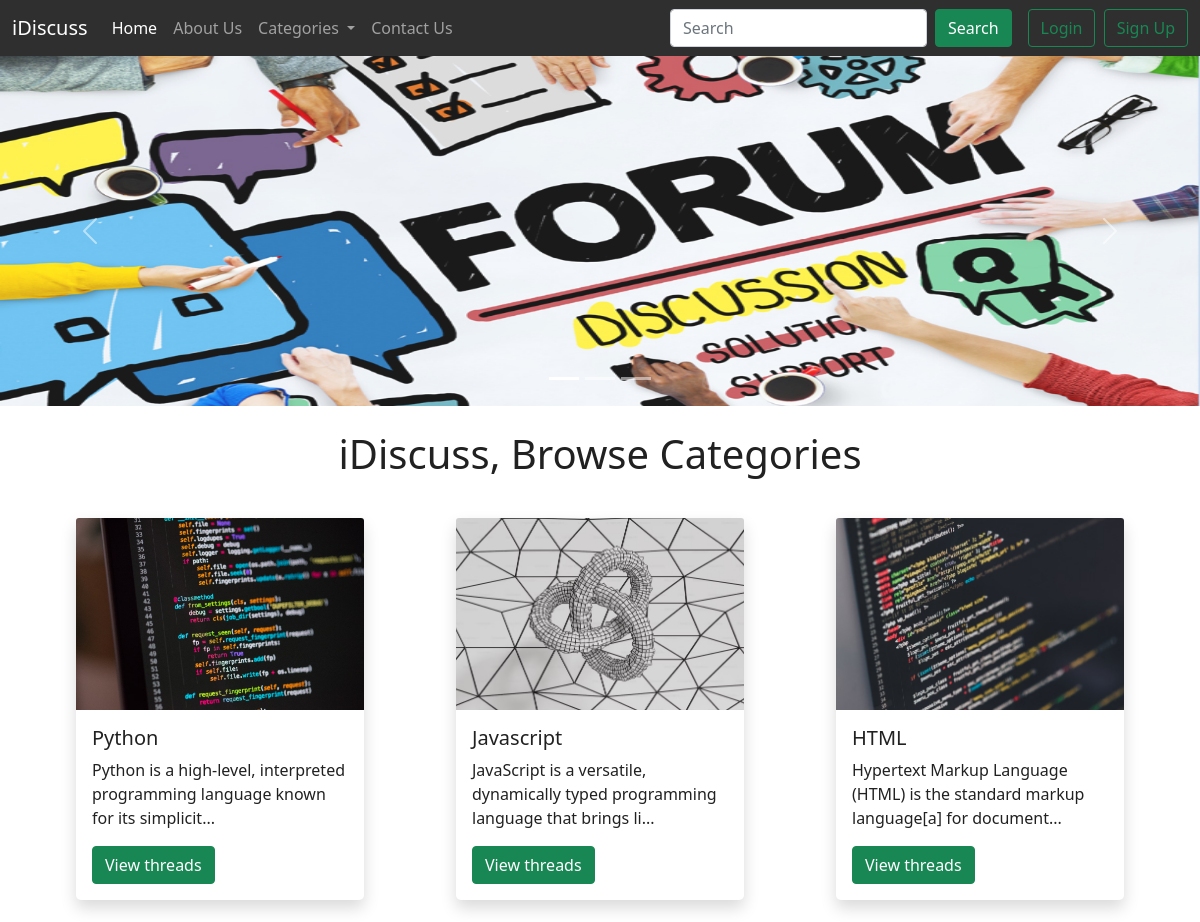
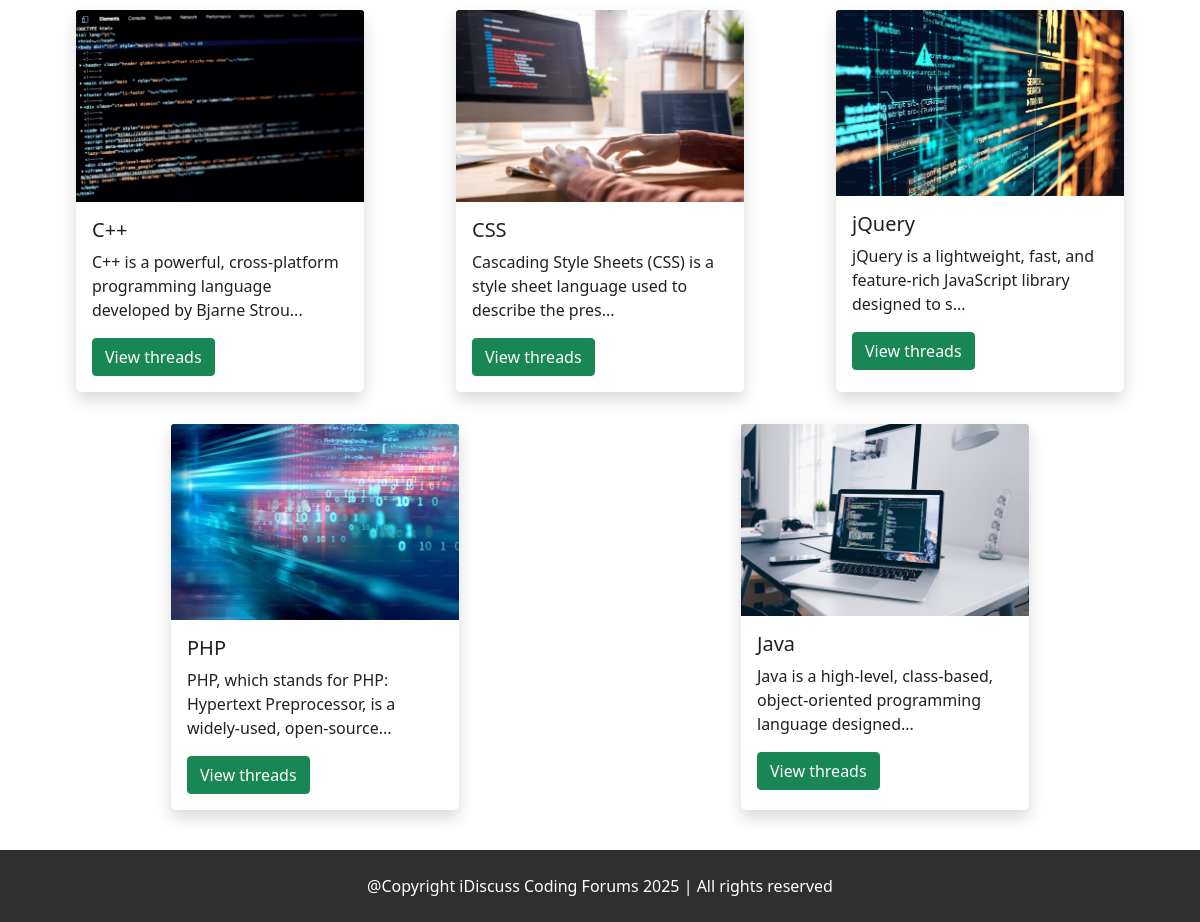
The page / on the database its author committed (2 pictures, top to bottom).
### tables this page shows
CREATE TABLE `catagory` (
  `srno` int(11) NOT NULL,
  `catagroyname` varchar(20) NOT NULL,
  `catagroydisc` varchar(500) NOT NULL,
  `dt` datetime NOT NULL DEFAULT current_timestamp()
);

### index.php (the view, shortened to what this page needs)
<!doctype html>
<html lang="en">
<head>
    <link href="https://cdn.jsdelivr.net/npm/bootstrap@5.0.2/dist/css/bootstrap.min.css" rel="stylesheet"
>
    <link id="themes-link" rel="stylesheet" href="partials/style.css">
</head>
<body style="margin:0;padding:0" class="theme">
    <?php require 'partials/header.php'; ?>
    <?php include 'partials/slider.php'; ?>
    <div class="container my-4 ">
        <h1 class="text-center my-4">iDiscuss, Browse Categories</h1>
        <div class="row ">
            <?php
        require "partials/dbconnect.php";
        $sql = "select * from `catagory`";
        $result = mysqli_query($conn,$sql);
        while($row = mysqli_fetch_assoc($result)) {
            $srno = $row['srno'];
            $title = $row['catagroyname'];
            $desc = $row['catagroydisc'];
            echo '<div class="col my-3 d-flex justify-content-center">
                    <div class="transform card-theme shadow rounded-3" style="width: 18rem;">
                        <img src="partials/'.$srno.'.avif" class="card-img-top" alt="...">
                        <div class="card-body">
                            <h5 class="card-title">'.$title.'</h5>
                            <p class="card-text">'.substr($desc,0,80).'...</p>
                            <a href="threadlist.php?cid='.$srno.'" class="btn btn-success">View threads</a>
                        </div>
                    </div>
                </div>';
        }
    ?>
        </div>
    </div>
    <?php
     require 'partials/footer.php'; ?>
</body>
</html>

### partials/header.php (shortened to what this page needs)
<?php
echo '<nav class="navbar navbar-expand-lg navbar-dark header-theme" id="navbar">
        <div class="container-fluid">
        <a class="navbar-brand header-theme navbar" href="index.php">iDiscuss</a>
        <button class="navbar-toggler" type="button" data-bs-toggle="collapse" data-bs-target="#navbarSupportedContent" aria-controls="navbarSupportedContent" aria-expanded="false" aria-label="Toggle navigation">
          <span class="navbar-toggler-icon"></span>
        </button>
        <div class="collapse navbar-collapse " id="navbarSupportedContent">
          <ul class="navbar-nav me-auto mb-2 mb-lg-0 ">
            <li class="nav-item">
              <a class="nav-link active header-theme" aria-current="page" href="index.php">Home</a>
            </li>
            <li class="nav-item">
              <a class="nav-link header-theme" href="about.php">About Us</a>
            </li>
            <li class="nav-item dropdown">
              <a class="nav-link dropdown-toggle header-theme" id="navbarDropdown" role="button" data-bs-toggle="dropdown" aria-expanded="false">
                Categories
              </a>
              <ul class="dropdown-menu header-theme" aria-labelledby="navbarDropdown">';
?>
<?php
              echo '</ul>
            </li>
            <li class="nav-item">
              <a class="nav-link header-theme" href="contact.php" > Contact Us</a>
            </li>
          </ul>';
          echo '
            <form class="d-flex my-2 my-lg-0 me-3" method="GET" action ="search.php">
              <input class="form-control me-2 card-theme" name="search" type="search" placeholder="Search" aria-label="Search">
              <button class="btn btn-success" type="submit">Search</button>
            </form>';
      if(isset($_SESSION['loggedin']) && $_SESSION['loggedin']==true) {
        $image=($_SESSION['image']);
        echo '
        <div class="dropdown d-flex">
          <a class="me-2 ps-0 ps-lg-4 pe-2" href="#" id="navbarDropdown" role="button" data-bs-toggle="dropdown" aria-expanded="false">
            <img src="'.$image.'" class="rounded-circle" width="37px" height="37px" alt="...">
          </a>
        <div class="header-theme my-0 py-2 pe-2">'.$_SESSION["username"].'</div>
          <ul class="dropdown-menu card-theme" aria-labelledby="navbarDropdown">
            <li><a class="dropdown-item card-theme" href="profile.php">Profile</a></li>
            <li><hr class="dropdown-divider"></li>
            <li><a class="dropdown-item card-theme" href="#" onclick="defaultTheme()" >▼ Theme (default)</a></li>
            <li><a class="dropdown-item bg-light text-dark" href="#" onclick="lightTheme()">Light</a></li>
            <li><a class="dropdown-item bg-dark text-light" href="#" onclick="darkTheme()">Dark</a></li>
            <li><hr class="dropdown-divider"></li>
            <li><a href=""><button class="btn btn-primary mx-2" onclick="logout()">LogOut</button></a></li>
          </ul>
        </div>';
      } else {
        echo '
      <div class=" my-lg-0 ">
      <button class="btn btn-outline-success " data-bs-toggle="modal" data-bs-target="#loginModal">Login</button>
      <button class="btn btn-outline-success ms-1" data-bs-toggle="modal" data-bs-target="#signupModal">Sign Up</button>
      </div> ';
      }
    echo '
    </div>
  </div>
</nav>';
?>

### partials/slider.php
<?php
echo'
<div id="carouselExampleIndicators" class="carousel slide" data-bs-ride="carousel">
  <div class="carousel-indicators">
    <button type="button" data-bs-target="#carouselExampleIndicators" data-bs-slide-to="0" class="active" aria-current="true" aria-label="Slide 1"></button>
    <button type="button" data-bs-target="#carouselExampleIndicators" data-bs-slide-to="1" aria-label="Slide 2"></button>
    <button type="button" data-bs-target="#carouselExampleIndicators" data-bs-slide-to="2" aria-label="Slide 3"></button>
  </div>
  <div class="carousel-inner">
    <div class="carousel-item active">
      <img src="partials/slide1.jpg" height="350px"  class="d-block w-100" alt="...">
    </div>
    <div class="carousel-item">
      <img src="partials/slide2.avif" height="350px" class="d-block w-100" alt="...">
    </div>
    <div class="carousel-item">
      <img src="partials/8.webp" height="350px" class="d-block w-100" alt="...">
    </div>
  </div>
  <button class="carousel-control-prev" type="button" data-bs-target="#carouselExampleIndicators" data-bs-slide="prev">
    <span class="carousel-control-prev-icon" aria-hidden="true"></span>
    <span class="visually-hidden">Previous</span>
  </button>
  <button class="carousel-control-next" type="button" data-bs-target="#carouselExampleIndicators" data-bs-slide="next">
    <span class="carousel-control-next-icon" aria-hidden="true"></span>
    <span class="visually-hidden">Next</span>
  </button>
  <div id="" class="cover"></div>
</div>';
?>

### partials/footer.php
<?php
echo '<div class="container-fluid header-theme mb-0 mt-4">
<div class="text-center py-4"> @Copyright iDiscuss Coding Forums 2025 | All rights reserved </div>
</div>';
?>

### partials/style.css (style rules this page uses)
:root { --pri-color: rgb(255, 255, 255); --sec-color: rgb(255, 255, 255); --tri-color: rgb(47, 47, 47); --text-color: rgb(33, 33, 33); --text2-color: white; }
.header-theme { background-color: var(--tri-color); color: var(--text2-color); }
.theme { background-color: var(--pri-color); color: var(--text-color); }
.card-theme { background-color: var(--sec-color); color: var(--text-color); }
.cover { position:absolute; height: 350px; width: 100%; top: 0; background-color:rgb(255, 255, 255); opacity: 0.10; }

### rows shown on the page
catagory: shows a picture, catagroyname "Python", catagroydisc "Python is a high-level, interpreted programming language known for its simplicit"
catagory: shows a picture, catagroyname "Javascript", catagroydisc "JavaScript is a versatile, dynamically typed programming language that brings li"
catagory: shows a picture, catagroyname "HTML", catagroydisc "Hypertext Markup Language (HTML) is the standard markup language[a] for document"
catagory: shows a picture, catagroyname "C++", catagroydisc "C++ is a powerful, cross-platform programming language developed by Bjarne Strou"
catagory: shows a picture, catagroyname "CSS", catagroydisc "Cascading Style Sheets (CSS) is a style sheet language used to describe the pres"
catagory: shows a picture, catagroyname "jQuery", catagroydisc "jQuery is a lightweight, fast, and feature-rich JavaScript library designed to s"
catagory: shows a picture, catagroyname "PHP", catagroydisc "PHP, which stands for PHP: Hypertext Preprocessor, is a widely-used, open-source"
catagory: shows a picture, catagroyname "Java", catagroydisc "Java is a high-level, class-based, object-oriented programming language designed"
